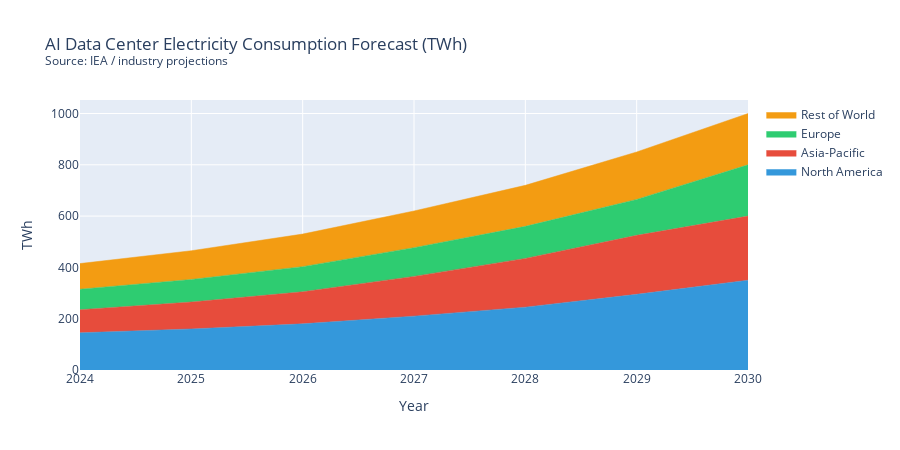

Source (notebook cell):
### Markdown cell above
## 6. Forecasts — AI-Driven Energy Demand (2024–2030)

### Code cell
# Based on IEA / industry research projections
years = list(range(2024, 2031))

projections = {
    'North America': [145, 160, 180, 210, 245, 295, 350],
    'Asia-Pacific':  [ 90, 105, 125, 155, 190, 230, 250],
    'Europe':        [ 80,  88,  98, 112, 125, 140, 200],
    'Rest of World': [100, 112, 127, 143, 160, 185, 200],
}

proj_df = pd.DataFrame(projections, index=years)
proj_df.index.name = 'Year'
proj_df['Total'] = proj_df.sum(axis=1)

fig = go.Figure()
colors_stack = ['#3498db','#e74c3c','#2ecc71','#f39c12']
for (col, color) in zip(list(projections.keys()), colors_stack):
    fig.add_trace(go.Scatter(
        x=years, y=proj_df[col],
        name=col, stackgroup='one',
        mode='lines', line=dict(width=0.5, color=color),
        fillcolor=color,
    ))

fig.update_layout(
    title='AI Data Center Electricity Consumption Forecast (TWh)<br><sup>Source: IEA / industry projections</sup>',
    xaxis_title='Year', yaxis_title='TWh',
    height=450,
)
fig.show()

print('Total energy demand (TWh):')
print(proj_df['Total'].to_string())
print(f'\n+{(proj_df["Total"].iloc[-1]/proj_df["Total"].iloc[0]-1)*100:.0f}% growth 2024→2030')

### Figure 1 — Plotly figure (JSON) as saved in the notebook; plotly's stock layout.template omitted (floating-point values rounded to 4 significant figures)
{"data": [{"fillcolor": "#3498db", "line": {"color": "#3498db", "width": 0.5}, "mode": "lines", "name": "North America", "stackgroup": "one", "type": "scatter", "x": [2024, 2025, 2026, 2027, 2028, 2029, 2030], "y": [145, 160, 180, 210, 245, 295, 350]}, {"fillcolor": "#e74c3c", "line": {"color": "#e74c3c", "width": 0.5}, "mode": "lines", "name": "Asia-Pacific", "stackgroup": "one", "type": "scatter", "x": [2024, 2025, 2026, 2027, 2028, 2029, 2030], "y": [90, 105, 125, 155, 190, 230, 250]}, {"fillcolor": "#2ecc71", "line": {"color": "#2ecc71", "width": 0.5}, "mode": "lines", "name": "Europe", "stackgroup": "one", "type": "scatter", "x": [2024, 2025, 2026, 2027, 2028, 2029, 2030], "y": [80, 88, 98, 112, 125, 140, 200]}, {"fillcolor": "#f39c12", "line": {"color": "#f39c12", "width": 0.5}, "mode": "lines", "name": "Rest of World", "stackgroup": "one", "type": "scatter", "x": [2024, 2025, 2026, 2027, 2028, 2029, 2030], "y": [100, 112, 127, 143, 160, 185, 200]}], "layout": {"height": 450, "title": {"text": "AI Data Center Electricity Consumption Forecast (TWh)<br><sup>Source: IEA / industry projections</sup>"}, "xaxis": {"title": {"text": "Year"}}, "yaxis": {"title": {"text": "TWh"}}}}
